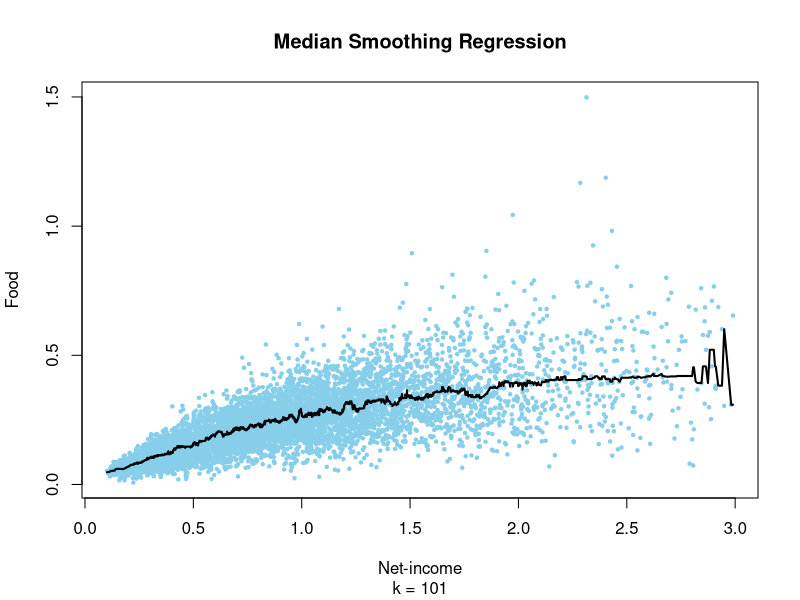

Here is the R script that generated this plot:

# clear variables and close windows
rm(list = ls(all = TRUE))
graphics.off()

# load data
x = read.table("agg73sh.dat")

k = 101
mk = runmed(x[, 4], k, endrule = "median")

# plot
plot(x[, c(1, 4)], type = "n", sub = paste("k =", k), xlab = "Net-income", ylab = "Food")
title("Median Smoothing Regression")
points(x[, c(1, 4)], col = "skyblue", pch = 20, cex = 0.7)
lines(x[, 1], mk, col = "black", lwd = 2)


